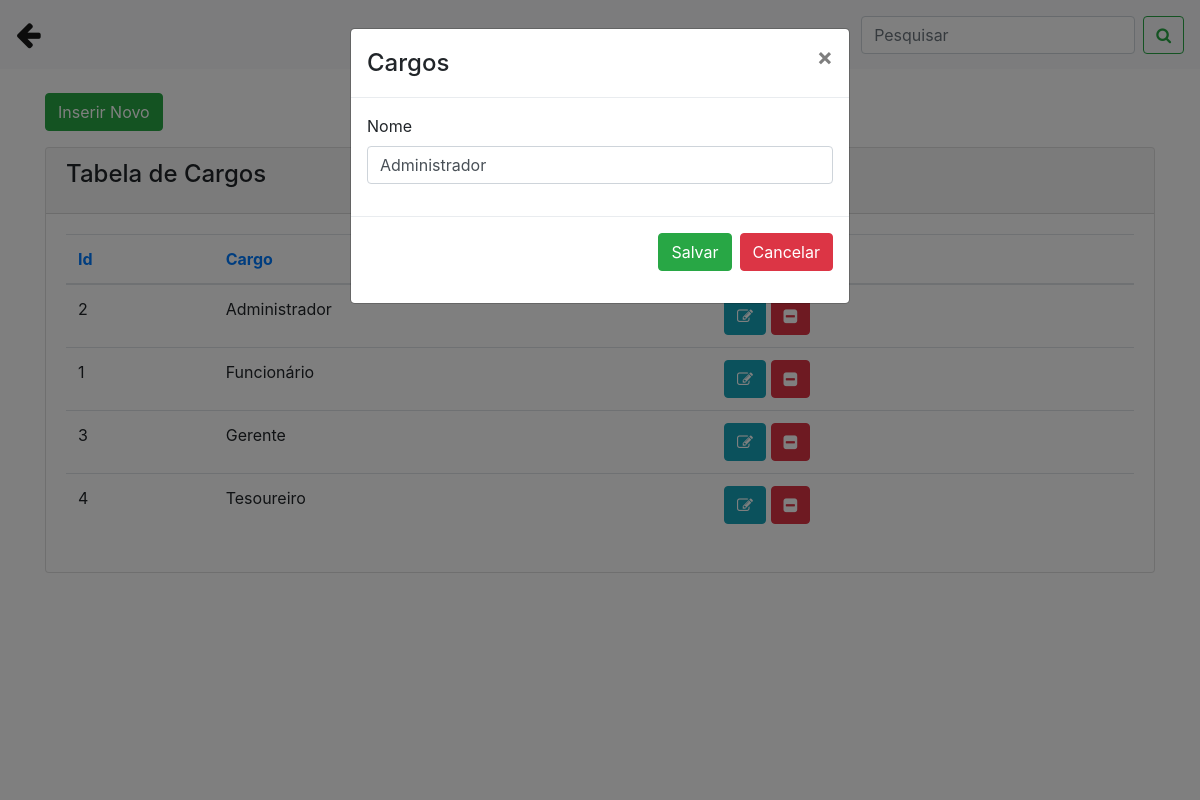
The app's page /cargos.php?func=edita&id=2 with its own data.
### tables this page shows
CREATE TABLE `cargos` (
  `id` int(11) NOT NULL,
  `cargo` varchar(30) NOT NULL
);

### cargos.php (the view, shortened to what this page needs)
<?php
include('conexao.php');
?>
<!DOCTYPE html>
<html>
<head>
 <link rel="stylesheet" href="https://stackpath.bootstrapcdn.com/bootstrap/4.1.3/css/bootstrap.min.css">
<link rel="stylesheet" href="https://cdnjs.cloudflare.com/ajax/libs/font-awesome/4.7.0/css/font-awesome.min.css">
</head>
<body>
  <nav class="navbar navbar-expand-lg navbar-light bg-light">
  <a class="navbar-brand" href="painel_admin.php"><big><big><i class="fa fa-arrow-left"></i></big></big></a>
  <div class="collapse navbar-collapse" id="conteudoNavbarSuportado">
    <form class="form-inline my-2 my-lg-0">
      <input name="txtpesquisar" class="form-control mr-sm-2" type="search" placeholder="Pesquisar" aria-label="Pesquisar">
      <button name="buttonPesquisar" class="btn btn-outline-success my-2 my-sm-0" type="submit"><i class="fa fa-search"></i></button>
    </form>
  </div>
</nav>
<div class="container">
      <br>
         <div class="row">
           <div class="col-sm-12">
            <button type="button" class="btn btn-success mb-3" data-toggle="modal" data-target="#modalExemplo">Inserir Novo </button>
           </div>
        </div>
          <div class="content">
            <div class="row">
              <div class="col-md-12">
                <div class="card">
                  <div class="card-header">
                    <h4 class="card-title"> Tabela de Cargos</h4>
                  </div>
                  <div class="card-body">
                    <div class="table-responsive">
                      <?php
                        if(isset($_GET['buttonPesquisar']) and $_GET['txtpesquisar'] != ''){
                          $nome = $_GET['txtpesquisar'] . '%';
                           $query = "select * from cargos where cargo LIKE '$nome'  order by cargo asc";
                        }else{
                         $query = "select * from cargos order by cargo asc";
                        }
                        $result = mysqli_query($conexao, $query);
                        $row = mysqli_num_rows($result);
                        if($row == ''){
                            echo "<h3> Não existem dados cadastrados no banco </h3>";
                        }else{
                           ?>
                      <table class="table">
                        <thead class=" text-primary">
                          <th>
                            Id
                          </th>
                          <th>
                            Cargo
                          </th>
                            <th>
                          </th>
                        </thead>
                        <tbody>
                         <?php
                          while($res_1 = mysqli_fetch_array($result)){
                            $nome = $res_1["cargo"];
                            $id = $res_1["id"];
                            ?>
                            <tr>
                             <td><?php echo $id; ?></td>
                             <td><?php echo $nome; ?></td>
                             <td>
                             <a class="btn btn-info" href="cargos.php?func=edita&id=<?php echo $id; ?>"><i class="fa fa-pencil-square-o"></i></a>
                             <a class="btn btn-danger" href="cargos.php?func=deleta&id=<?php echo $id; ?>"><i class="fa fa-minus-square"></i></a>
                             </td>
                            </tr>
                            <?php
                              }
                            ?>
                        </tbody>
                      </table>
                          <?php
                              }
                            ?>
                    </div>
                  </div>
                </div>
              </div>
</div>
</body>
</html>
<?php
if(@$_GET['func'] == 'edita'){
$id = $_GET['id'];
$query = "select * from cargos where id = '$id'";
$result = mysqli_query($conexao, $query);
 while($res_1 = mysqli_fetch_array($result)){
?>
      <div id="modalEditar" class="modal fade" role="dialog">
        <div class="modal-dialog">
          <div class="modal-content">
            <div class="modal-header">
              <h4 class="modal-title">Cargos</h4>
              <button type="button" class="close" data-dismiss="modal">&times;</button>
            </div>
            <div class="modal-body">
              <form method="POST" action="">
              <div class="form-group">
                <label for="id_produto">Nome</label>
                <input type="text" class="form-control mr-2" name="txtnome" placeholder="Nome" value="<?php echo $res_1['cargo']; ?>" required>
              </div>
            </div>
            <div class="modal-footer">
               <button type="submit" class="btn btn-success mb-3" name="buttonEditar">Salvar </button>
                <button type="button" class="btn btn-danger mb-3" data-dismiss="modal">Cancelar </button>
            </div>
          </div>
        </div>
      </div>
<?php } }  ?>

### records on screen
cargos: id "2", cargo "Administrador", txtnome "Administrador"
cargos: id "1", cargo "Funcionário"
cargos: id "3", cargo "Gerente"
cargos: id "4", cargo "Tesoureiro"
